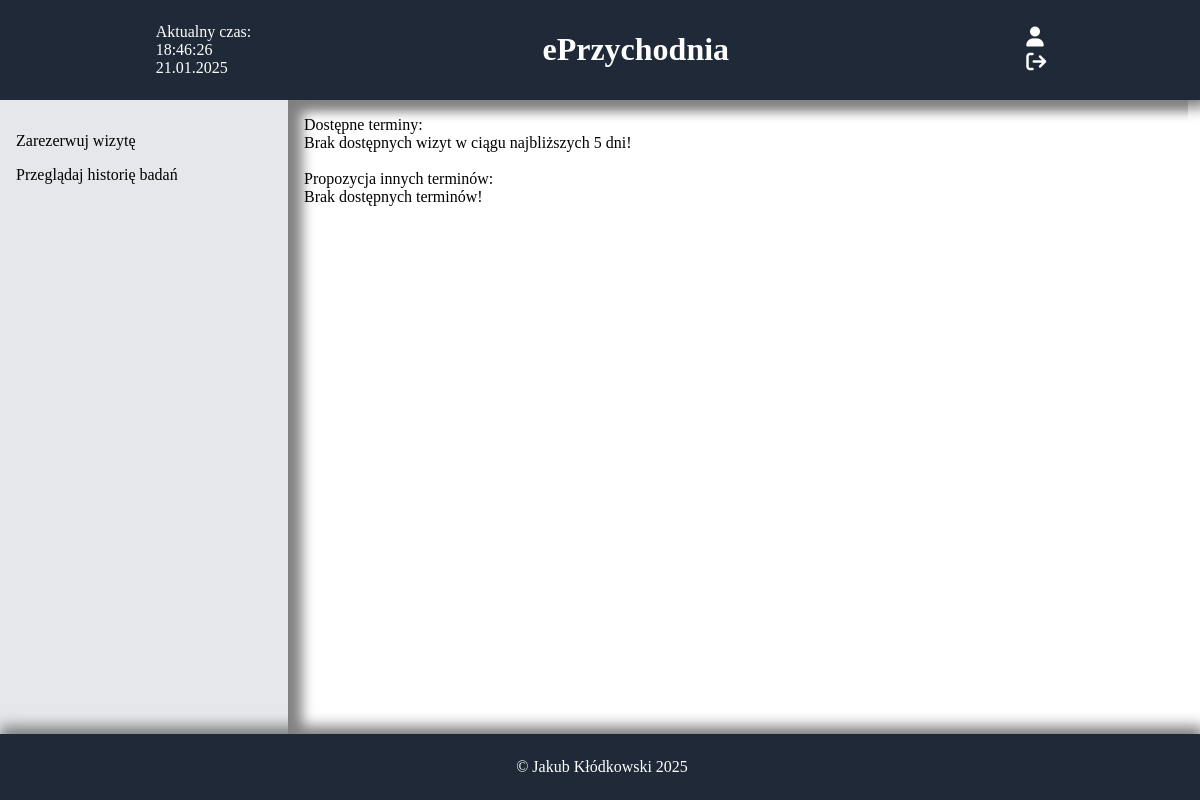
/rezerwuj_3.php, run on an earlier commit of the app's database.
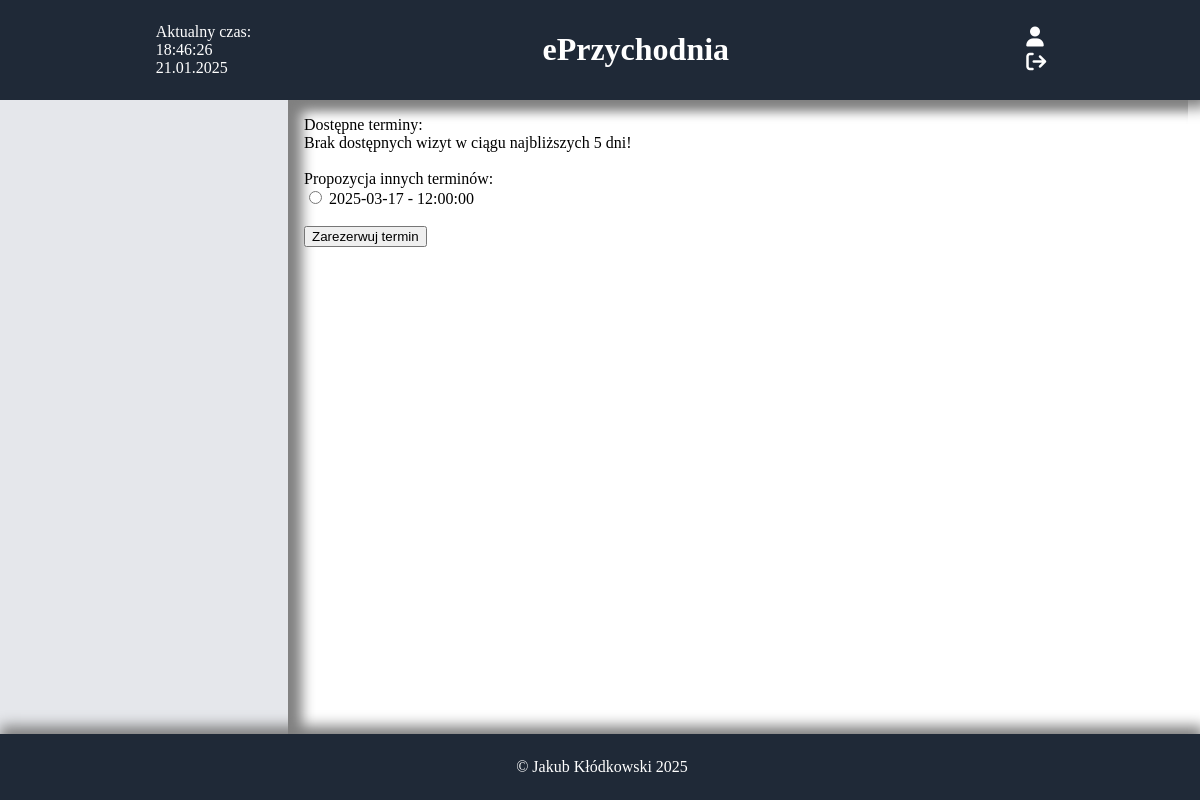
And on a later commit of the database.
### tables this page shows
CREATE TABLE `terminarz` (
  `data` date DEFAULT NULL,
  `godzina` time DEFAULT NULL,
  `dostepnosc` tinyint(1) DEFAULT NULL,
  `specjalizacja` varchar(100) DEFAULT NULL,
  `id_lekarza` int(10) UNSIGNED NOT NULL
);

### rezerwuj_3.php (the view, shortened to what this page needs)
<!DOCTYPE html>
<html lang="pl">
<head>
    <link rel="stylesheet" href="https://cdnjs.cloudflare.com/ajax/libs/font-awesome/6.4.2/css/all.min.css">
    <link rel="stylesheet" href="style.css">
</head>
<body>
    <header>
    <div id="data"></div>
        <h1 class="text-xl font-bold text-center flex-1"><a href="index.php">ePrzychodnia</a></h1>
        <div>
            <form action="zaloguj.php">
                <button class="icon-button"><i class="fa-solid fa-user"></i></button>
            </form>
            <form action="wyloguj.php">
                <button class="icon-button"><i class="fa fa-sign-out"></i></button>
            </form>
        </div>
    </header>
    <div style="display: flex; flex: 1;">
        <nav>
        <?php
                $connect = mysqli_connect("localhost", "root", "", "eprzychodnia");
                $query0="select * from `zalogowani`";
                $result0=mysqli_query($connect,$query0);
                if(mysqli_num_rows($result0)>0){
                    $query1 = "SELECT `kto` FROM `zalogowani`";
                    $result1 = mysqli_query($connect, $query1);
                    if ($row = mysqli_fetch_assoc($result1)) {
                        $kto = $row['kto'];
                    }
                    $query2="select * from `uprawnienia` where `stanowisko`='".$kto."'";
                    $result2=mysqli_query($connect,$query2);
                    if($row=mysqli_fetch_assoc($result2)){
                        $rezerwuj=$row['rezerwuj'];
                        $przegladaj_historie=$row['przegladaj_historie'];
                        if($rezerwuj==1){
                            echo "<p><a href='rezerwuj.php'>Zarezerwuj wizytę</a></p>";
                        }
                        if($przegladaj_historie==1){
                            echo "<p><a href='historia.php'>Przeglądaj historię badań</a></p>";
                        }
                    }
                }
            ?>
        </nav>
        <main>
            <div class="index-content">
                <form action="rezerwuj_1.php" method="post">
                <?php
                $connect = mysqli_connect("localhost", "root", "", "eprzychodnia");
                $id_lekarz = 7;
                echo "<form method='POST' action='rezerwacja.php'>";
                echo "Dostępne terminy: <br>";
                $i = 0;
                if ($i == 0) {
                    echo "Brak dostępnych wizyt w ciągu najbliższych 5 dni!<br>";
                    echo "<br>Propozycja innych terminów: <br>";
                    $query1 = "SELECT * FROM `terminarz` WHERE `dostepnosc` = true AND `id_lekarza` = $id_lekarz ORDER BY `data`, `godzina` LIMIT 5;";
                    $res = mysqli_query($connect, $query1);
                    if (mysqli_num_rows($res) > 0) {
                        echo "<form method='post' action='rezerwuj_2.php'>";
                        while ($row = mysqli_fetch_assoc($res)) {
                            echo "<input type='radio' name='termin' value='" . $row['data'] . " " . $row['godzina'] . "'> ";
                            echo $row['data'] . " - " . $row['godzina'] . "<br>";
                        }
                        echo "<br><input type='submit' value='Zarezerwuj termin'>";
                        echo "</form>";
                    } else {
                        echo "Brak dostępnych terminów!";
                    }
                }
                ?>
        </main>
    </div>
    <footer>
        <p>&copy; Jakub Kłódkowski 2025</p>
    </footer>
</body>
</html>

What changed in the data, as far as the page shows it:
added terminarz: data "2025-03-17", godzina "12:00:00"
Also different on the page:
form field value: (not shown) → "Zarezerwuj termin"
text no longer shown: "Zarezerwuj wizytę Przeglądaj historię badań Brak dostępnych terminów!"
